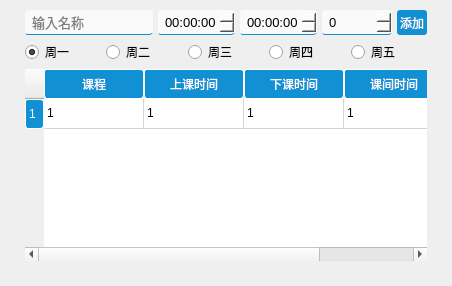
     <widget class="QWidget" name="tab">
      <attribute name="title">
       <string>课程表设置</string>
      </attribute>
      <layout class="QHBoxLayout" name="horizontalLayout_4">
       <property name="leftMargin">
        <number>0</number>
       </property>
       <property name="topMargin">
        <number>0</number>
       </property>
       <property name="rightMargin">
        <number>0</number>
       </property>
       <property name="bottomMargin">
        <number>0</number>
       </property>
       <item>
        <widget class="QWidget" name="widget" native="true">
         <layout class="QVBoxLayout" name="verticalLayout" stretch="5,5,45">
          <property name="spacing">
           <number>5</number>
          </property>
          <property name="leftMargin">
           <number>25</number>
          </property>
          <property name="topMargin">
           <number>10</number>
          </property>
          <property name="rightMargin">
           <number>25</number>
          </property>
          <property name="bottomMargin">
           <number>25</number>
          </property>
          <item>
           <layout class="QHBoxLayout" name="horizontalLayout" stretch="10,2,2,2,2">
            <item>
             <widget class="QLineEdit" name="lineEdit">
              <property name="minimumSize">
               <size>
                <width>0</width>
                <height>25</height>
               </size>
              </property>
              <property name="styleSheet">
               <string notr="true">QLineEdit{

border-bottom: 1px solid #1191d3;; /* 边框宽度为1px，颜色为#A0A0A0 */
	border-radius: 3px; /* 边框圆角 */
	padding-left: 5px; /* 文本距离左边界有5px */
	background-color: #FAFAFA; /* 背景颜色 */
	color: #000000; /* 文本颜色 */
	selection-background-color: #1191d3; /* 选中文本的背景颜色 */
	selection-color: #F2F2F2; /* 选中文本的颜色 */
	font-family: &quot;Microsoft YaHei&quot;; /* 文本字体族 */
	font-size: 10pt; /* 文本字体大小 */
}
QLineEdit:hover,QLineEdit:editble{
border-bottom: 1px solid rgb(255, 58, 58);
}</string>
              </property>
              <property name="text">
               <string/>
              </property>
              <property name="placeholderText">
               <string>输入名称</string>
              </property>
              <property name="clearButtonEnabled">
               <bool>false</bool>
              </property>
             </widget>
            </item>
            <item>
             <widget class="QTimeEdit" name="timeEdit">
              <property name="minimumSize">
               <size>
                <width>0</width>
                <height>25</height>
               </size>
              </property>
              <property name="toolTip">
               <string>输入上课时间</string>
              </property>
              <property name="styleSheet">
               <string notr="true">QDateTimeEdit{

border-bottom: 1px solid #1191d3;; /* 边框宽度为1px，颜色为#A0A0A0 */
	border-radius: 3px; /* 边框圆角 */
	padding-left: 5px; /* 文本距离左边界有5px */
	background-color: #FAFAFA; /* 背景颜色 */
	color: #000000; /* 文本颜色 */
	selection-background-color: #1191d3; /* 选中文本的背景颜色 */
	selection-color: #F2F2F2; /* 选中文本的颜色 */
	font-family: &quot;Microsoft YaHei&quot;; /* 文本字体族 */
	font-size: 10pt; /* 文本字体大小 */
}
QDateTimeEdit:hover{
border-bottom: 1px solid rgb(255, 58, 58);
}
QDateTimeEdit::down-button{
width:7px;
background:#F0F0F0;
image: url(&quot;:/res/down.png&quot;);
border-radius: 3px; /* 边框圆角 */
}
QDateTimeEdit::up-button{
width:7px;
border-radius: 3px; /* 边框圆角 */
background:#F0F0F0;
image: url(&quot;:/res/up.png&quot;);
}
QDateTimeEdit::down-button:hover{
background:#1191d3;
}
QDateTimeEdit::up-button:hover{
background:#1191d3;
}</string>
              </property>
             </widget>
            </item>
            <item>
             <widget class="QTimeEdit" name="timeEdit_2">
              <property name="minimumSize">
               <size>
                <width>0</width>
                <height>25</height>
               </size>
              </property>
              <property name="toolTip">
               <string>输入下课时间</string>
              </property>
              <property name="styleSheet">
               <string notr="true">QDateTimeEdit{

border-bottom: 1px solid #1191d3;; /* 边框宽度为1px，颜色为#A0A0A0 */
	border-radius: 3px; /* 边框圆角 */
	padding-left: 5px; /* 文本距离左边界有5px */
	background-color: #FAFAFA; /* 背景颜色 */
	color: #000000; /* 文本颜色 */
	selection-background-color: #1191d3; /* 选中文本的背景颜色 */
	selection-color: #F2F2F2; /* 选中文本的颜色 */
	font-family: &quot;Microsoft YaHei&quot;; /* 文本字体族 */
	font-size: 10pt; /* 文本字体大小 */
}
QDateTimeEdit:hover{
border-bottom: 1px solid rgb(255, 58, 58);
}
QDateTimeEdit::down-button{
width:7px;
background:#F0F0F0;
image: url(&quot;:/res/down.png&quot;);
border-radius: 3px; /* 边框圆角 */
}
QDateTimeEdit::up-button{
width:7px;
border-radius: 3px; /* 边框圆角 */
background:#F0F0F0;
image: url(&quot;:/res/up.png&quot;);
}
QDateTimeEdit::down-button:hover{
background:#1191d3;
}
QDateTimeEdit::up-button:hover{
background:#1191d3;
}</string>
              </property>
             </widget>
            </item>
            <item>
             <widget class="QSpinBox" name="spinBox">
              <property name="minimumSize">
               <size>
                <width>0</width>
                <height>25</height>
               </size>
              </property>
              <property name="toolTip">
               <string>输入离上课的课间时间</string>
              </property>
              <property name="styleSheet">
               <string notr="true">QSpinBox{

border-bottom: 1px solid #1191d3;; /* 边框宽度为1px，颜色为#A0A0A0 */
	border-radius: 3px; /* 边框圆角 */
	padding-left: 5px; /* 文本距离左边界有5px */
	background-color: #FAFAFA; /* 背景颜色 */
	color: #000000; /* 文本颜色 */
	selection-background-color: #1191d3; /* 选中文本的背景颜色 */
	selection-color: #F2F2F2; /* 选中文本的颜色 */
	font-family: &quot;Microsoft YaHei&quot;; /* 文本字体族 */
	font-size: 10pt; /* 文本字体大小 */
}
QSpinBox:hover{
border-bottom: 1px solid rgb(255, 58, 58);
}
QSpinBox::down-button{
width:7px;
background:#F0F0F0;
border-radius: 3px; /* 边框圆角 */
image: url(&quot;:/res/down.png&quot;);
}
QSpinBox::up-button{
width:7px;
background:#F0F0F0;
image: url(&quot;:/res/up.png&quot;);
border-radius: 3px; /* 边框圆角 */
}
QSpinBox::down-button:hover{
background:#1191d3;
}
QSpinBox::up-button:hover{
background:#1191d3;
}</string>
              </property>
              <property name="maximum">
               <number>114514</number>
              </property>
             </widget>
            </item>
            <item>
             <widget class="QPushButton" name="pushButton">
              <property name="minimumSize">
               <size>
                <width>0</width>
                <height>25</height>
               </size>
              </property>
              <property name="styleSheet">
               <string notr="true">QPushButton{
	border-radius: 3px; /* 边框圆角 */
	color:#ffffff;
	background-color: #1191d3; /* 背景颜色 */
	padding:3px;

}
QPushButton:hover{
background:rgb(11, 96, 139);
}
</string>
              </property>
              <property name="text">
               <string>添加</string>
              </property>
             </widget>
            </item>
           </layout>
          </item>
          <item>
           <layout class="QHBoxLayout" name="horizontalLayout_2">
            <item>
             <widget class="QRadioButton" name="radioButton">
              <property name="styleSheet">
               <string notr="true">QRadioButton::indicator{
	width:15px;
	height:15px;
	border-image:url(&quot;:/res/radiobutton/stable.png&quot;);
}
QRadioButton::indicator:unchecked:hover{
	border-image:url(&quot;:/res/radiobutton/hover.png&quot;);
}
QRadioButton::indicator:checked{
	border-image:url(&quot;:/res/radiobutton/checked.png&quot;);
}
QRadioButton::indicator:unchecked{
	border-image:url(&quot;:/res/radiobutton/stable.png&quot;);
}</string>
              </property>
              <property name="text">
               <string>周一</string>
              </property>
              <property name="checked">
               <bool>true</bool>
              </property>
             </widget>
            </item>
            <item>
             <widget class="QRadioButton" name="radioButton_2">
              <property name="styleSheet">
               <string notr="true">QRadioButton::indicator{
	width:15px;
	height:15px;
	border-image:url(&quot;:/res/radiobutton/stable.png&quot;);
}
QRadioButton::indicator:unchecked:hover{
	border-image:url(&quot;:/res/radiobutton/hover.png&quot;);
}
QRadioButton::indicator:checked{
	border-image:url(&quot;:/res/radiobutton/checked.png&quot;);
}
QRadioButton::indicator:unchecked{
	border-image:url(&quot;:/res/radiobutton/stable.png&quot;);
}</string>
              </property>
              <property name="text">
               <string>周二</string>
              </property>
             </widget>
            </item>
            <item>
             <widget class="QRadioButton" name="radioButton_3">
              <property name="styleSheet">
               <string notr="true">QRadioButton::indicator{
	width:15px;
	height:15px;
	border-image:url(&quot;:/res/radiobutton/stable.png&quot;);
}
QRadioButton::indicator:unchecked:hover{
	border-image:url(&quot;:/res/radiobutton/hover.png&quot;);
}
QRadioButton::indicator:checked{
	border-image:url(&quot;:/res/radiobutton/checked.png&quot;);
}
QRadioButton::indicator:unchecked{
	border-image:url(&quot;:/res/radiobutton/stable.png&quot;);
}</string>
              </property>
              <property name="text">
               <string>周三</string>
              </property>
             </widget>
            </item>
            <item>
             <widget class="QRadioButton" name="radioButton_4">
              <property name="styleSheet">
               <string notr="true">QRadioButton::indicator{
	width:15px;
	height:15px;
	border-image:url(&quot;:/res/radiobutton/stable.png&quot;);
}
QRadioButton::indicator:unchecked:hover{
	border-image:url(&quot;:/res/radiobutton/hover.png&quot;);
}
QRadioButton::indicator:checked{
	border-image:url(&quot;:/res/radiobutton/checked.png&quot;);
}
QRadioButton::indicator:unchecked{
	border-image:url(&quot;:/res/radiobutton/stable.png&quot;);
}</string>
              </property>
              <property name="text">
               <string>周四</string>
              </property>
             </widget>
            </item>
            <item>
             <widget class="QRadioButton" name="radioButton_5">
              <property name="styleSheet">
               <string notr="true">QRadioButton::indicator{
	width:15px;
	height:15px;
	border-image:url(&quot;:/res/radiobutton/stable.png&quot;);
}
QRadioButton::indicator:unchecked:hover{
	border-image:url(&quot;:/res/radiobutton/hover.png&quot;);
}
QRadioButton::indicator:checked{
	border-image:url(&quot;:/res/radiobutton/checked.png&quot;);
}
QRadioButton::indicator:unchecked{
	border-image:url(&quot;:/res/radiobutton/stable.png&quot;);
}</string>
              </property>
              <property name="text">
               <string>周五</string>
              </property>
             </widget>
            </item>
           </layout>
          </item>
          <item>
           <widget class="QTableWidget" name="tableWidget">
            <property name="styleSheet">
             <string notr="true">QTableWidget{
background:#ffffff;
border-radius:10px;
}
QTableWidget::item{
border:none;
border-radius:3px;
}
QTableWidget::item:selected{
background:#1191d3;
}
QTableWidget::item:hover{
color:#000000;
background:rgb(217, 217, 217);
}
QHeaderView::section{
border:1px solid white;
border-radius:3px;
text-align:center;
background:#1191d3;
padding:3px;
color:#ffffff;
}
QScrollBar::handle:vertical{
background:#1191d3;

}</string>
            </property>
            <row/>
            <column>
             <property name="text">
              <string>课程</string>
             </property>
            </column>
            <column>
             <property name="text">
              <string>上课时间</string>
             </property>
            </column>
            <column>
             <property name="text">
              <string>下课时间</string>
             </property>
            </column>
            <column>
             <property name="text">
              <string>课间时间</string>
             </property>
            </column>
            <item row="0" column="0">
             <property name="text">
              <string>1</string>
             </property>
            </item>
            <item row="0" column="1">
             <property name="text">
              <string>1</string>
             </property>
            </item>
            <item row="0" column="2">
             <property name="text">
              <string>1</string>
             </property>
            </item>
            <item row="0" column="3">
             <property name="text">
              <string>1</string>
             </property>
            </item>
           </widget>
          </item>
         </layout>
        </widget>
       </item>
      </layout>
     </widget>
